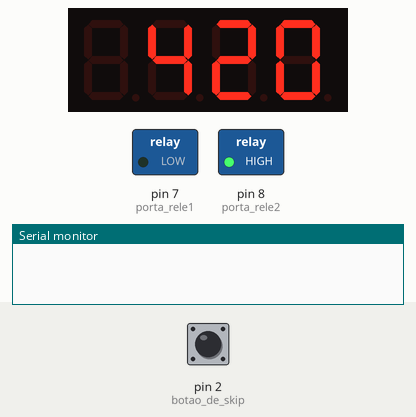
Recording of a sketch running on a simulated Arduino Uno, built with avr-gcc and run on an emulated ATmega328P. Parts: 4-digit seven-segment display, switched loads named in the sketch (green lamp = pin HIGH), the last lines printed to the serial monitor. Dashed ring = blinking. The test bench sets the inputs (shaded band); at power-on: pin 2 (botao_de_skip) HIGH.

Above: at 0.1 s.
At 1.2 s:
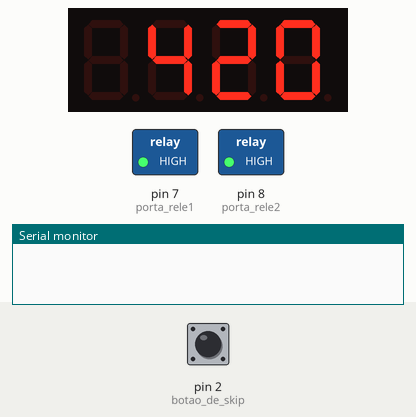
1.3 s: pin 2 (botao_de_skip) pulled LOW for 3 s
At 2.5 s:
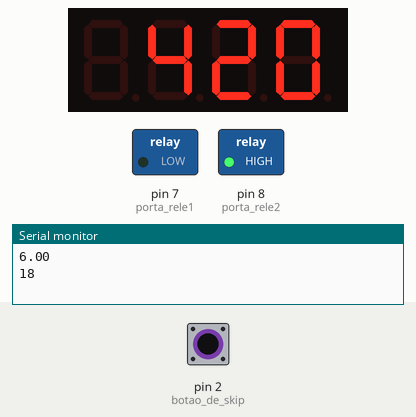
Timing chart, 0 to 7.0 s (numbered marks = the images above; inputs shaded):
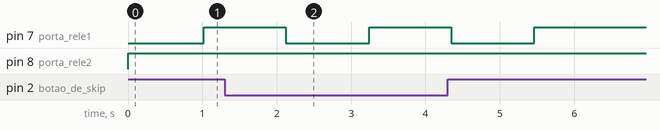

Measured:
- after the input at 1.3 s, pin 7 (porta_rele1): alternates HIGH for 1.1 s and LOW for 1.1 s, 4 changes in all, then stays HIGH, starting after 0.82 s

The sketch:

main.ino
```cpp
#include <Arduino.h>
#include <TM1637Display.h>

//Porta ligada ao pino IN1 do modulo rele
int porta_rele1 = 7;
int porta_rele2 = 8;

#define CLK 4
#define DIO 5

TM1637Display display(CLK, DIO);

void setup()
{
  Serial.begin(9600);
  //Define pinos para o rele como saida
  pinMode(porta_rele1, OUTPUT);
  pinMode(porta_rele2, OUTPUT);
  pinMode(A1, INPUT);

  pinMode(2, INPUT_PULLUP);//botao de skip
}

void loop() {
  digitalWrite(porta_rele2, HIGH);
  digitalWrite(porta_rele1, LOW);

  display.setBrightness(0x0a);
  display.showNumberDec(420, false);
  delay(1000);
  digitalWrite(porta_rele1, HIGH);
  delay(1000);

  for (float i = 2160; i > 0; i--) {
    Serial.println(i / 360);
    if (digitalRead(2)) {
      delay(10000);
    } else {
      i = 0;
    }
  }
  digitalWrite(porta_rele1, LOW);
  for (long i = 6480; i > 0; i--) {
    Serial.println(i / 360);
    if (digitalRead(2)) {
      delay(10000);
    } else {
      i = 0;
    }
  }
  digitalWrite(porta_rele1, HIGH);
  delay(100);
  digitalWrite(porta_rele1, LOW);
  delay(100);
  digitalWrite(porta_rele1, HIGH);
}
```
